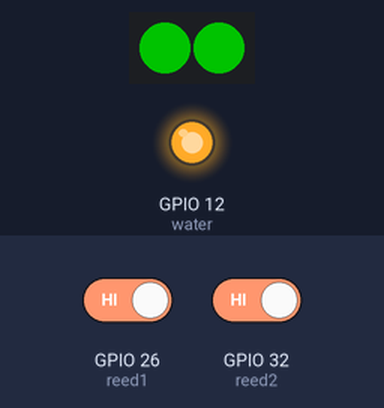
Simulated run of this sketch. Board: ESP32. On the bench: 2 RGB LEDs in strip order, left to right, output pins drawn as LEDs (lit = HIGH). Inputs (shaded band) come from the test bench; at power-on: GPIO 26 (reed1) HIGH, GPIO 32 (reed2) HIGH. Dim RGB values are drawn brighter than linear; colours are those a GRB WS2812 strip shows for the declared byte order; pins used as bus, display or sensor lines are not drawn.

Above: at 1.2 s.
1.3 s: GPIO 26 (reed1) driven LOW
At 2.1 s:
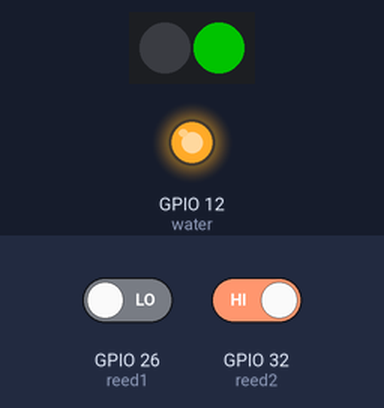
2.8 s: GPIO 32 (reed2) driven LOW
At 3.3 s:
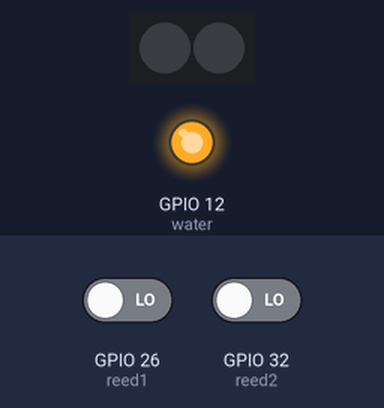
4.3 s: GPIO 26 (reed1) driven HIGH
At 5.5 s:
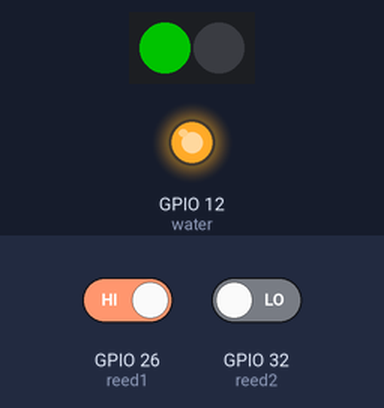
5.8 s: GPIO 32 (reed2) driven HIGH
At 6.9 s:
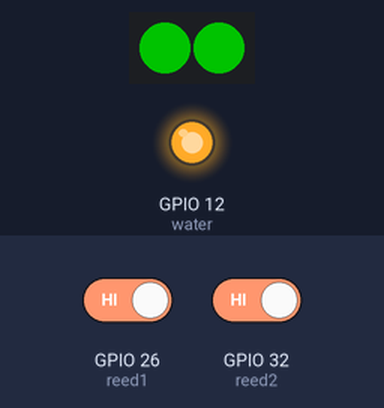
Timing chart, 0 to 8.3 s (numbered marks = the images above; inputs shaded):
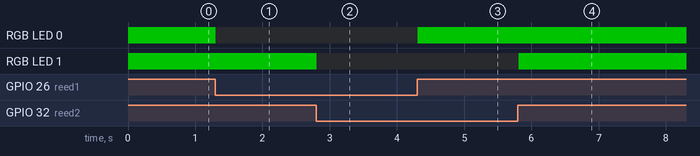

The sketch:

Test3_Taster.ino
```cpp
#include <FastLED.h>

#define pixelPin 25
#define pixelCount 2
CRGB leds[pixelCount];

#define water 12
#define extPower 13
#define wirelessPower 14
#define taster 33
#define reed1  26
#define reed2  32
void setup() {
  pinMode(water,OUTPUT);
  digitalWrite(water,HIGH);
  pinMode(extPower,OUTPUT);
  digitalWrite(extPower,HIGH);
  pinMode(wirelessPower,OUTPUT);
  digitalWrite(wirelessPower,HIGH);
  pinMode(taster,INPUT_PULLUP);
  pinMode(reed1,INPUT_PULLUP);
  pinMode(reed2,INPUT_PULLUP);
  FastLED.addLeds<WS2812, pixelPin, RGB>(leds, pixelCount);  // GRB ordering is typical
  FastLED.setBrightness(90);


}

void loop() {
  if (digitalRead(reed1)) leds[0] = 0xFF0000;
    else leds[0] = 0x000000;
  if (digitalRead(reed2)) leds[1] = 0xFF0000;
    else leds[1] = 0x000000;
  FastLED.show();
  delay(100);
/*
  for (int i=0; i < pixelCount; i++) {
    leds[i] = 0xFFFFFF;
    digitalWrite(wirelessPower,HIGH);
    delay(100);
    FastLED.show();
    delay(1000);
    leds[i] = 0x000000;
    digitalWrite(wirelessPower,LOW);
    FastLED.show();
    delay(1000);
  }
  */
}
```

Measured:
- after the input at 1.3 s, RGB LED 0: RGB(0, 90, 0) → off at once
- after the input at 2.8 s, RGB LED 1: RGB(0, 90, 0) → off at once
- after the input at 4.3 s, RGB LED 0: off → RGB(0, 90, 0) at once
- after the input at 5.8 s, RGB LED 1: off → RGB(0, 90, 0) at once
